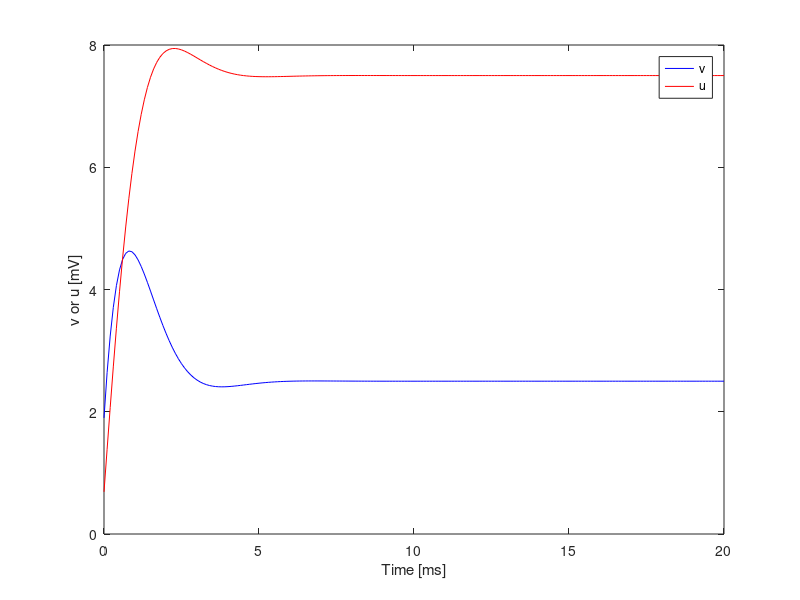
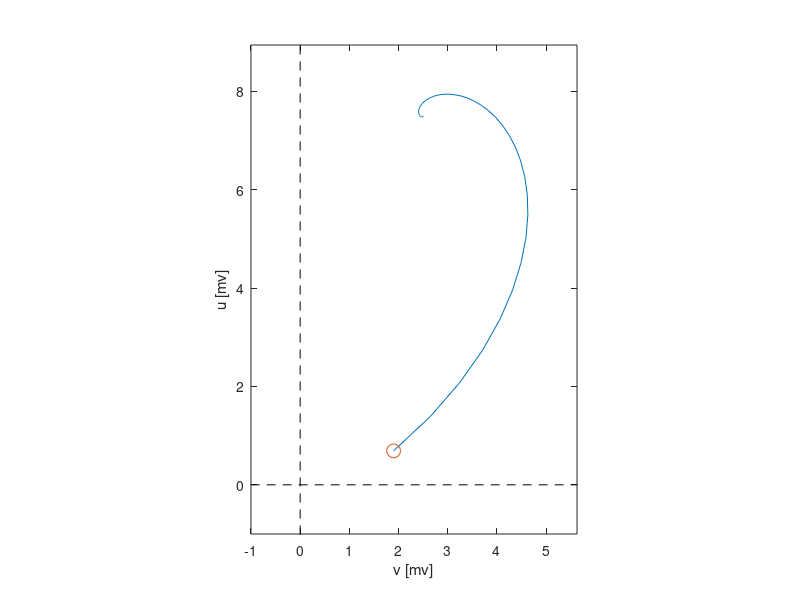

These charts were generated, in order, by the following MATLAB code: (Note: this script raises an error after producing the figures.)
%% Introduction to Neuro-Engineering (2021, Spring)
%% Homework #1: Understanding an Attractor
%% written by Cheol E. Han
clear; close all;

%% parameters of the model
dt=0.1;       % integration time step [ms]
T=20;         % total simulation time [ms]
tau_v=1;      % time constant [ms]
tau_u=1;      % time constant [ms]

%% simulation
% intial setups
t_step=0;
t_rec=zeros(T/dt+1,1);
v_rec=zeros(T/dt+1,1);
u_rec=zeros(T/dt+1,1);
% initial condition
v=1;
u=0;
% Euler's method
for t=0:dt:T
    t_step=t_step+1;
    v=v-((v-10)+u)*dt/tau_v;
    u=u-((u-5)-v)*dt/tau_u;
    t_rec(t_step)=t;
    v_rec(t_step)=v;
    u_rec(t_step)=u;
end

%% Plotting results
figure(1);clf
plot(t_rec,v_rec,'b'); hold on;
plot(t_rec,u_rec,'r');
xlabel('Time [ms]'); ylabel('v or u [mV]')
legend('v','u')

figure(2);clf
plot(v_rec, u_rec); hold on;
axis equal; axis tight
axis([min([v_rec;0]-1), max([v_rec;0]+1),min([u_rec;0])-1, max([u_rec;0]+1)]);
plot([-100, 100],[0,0],'k--');
plot([0,0],[-100, 100],'k--');
xlabel('v [mv]');ylabel('u [mv]')

t_step=0;
h=plot(v_rec(1), u_rec(1),'o','MarkerSize',10);
for t=1:dt:T
    t_step=t_step+1;
    h.XData=v_rec(t_step);
    h.YData=u_rec(t_step);
    pause(0.1)
end
    
